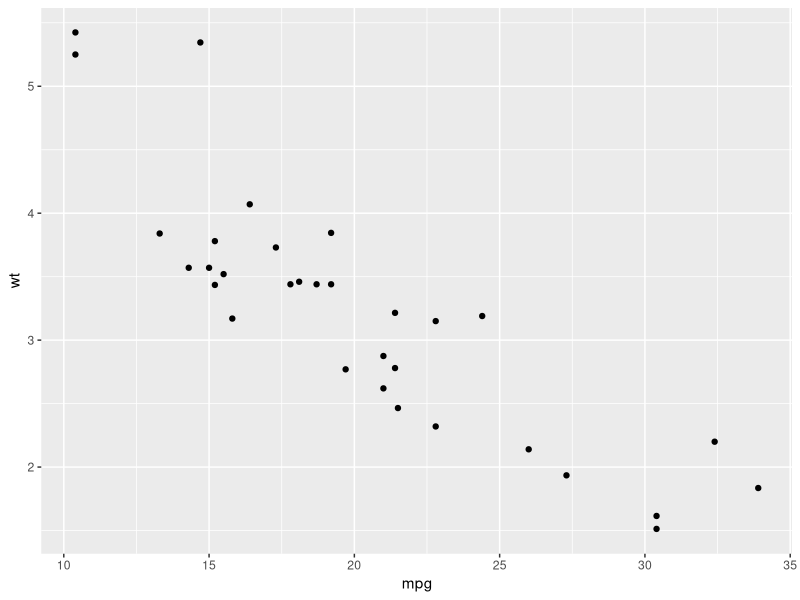
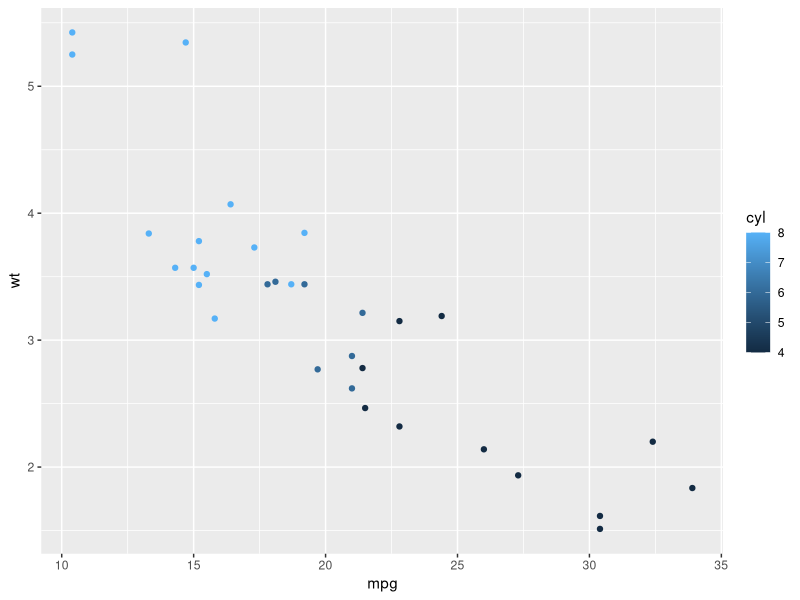
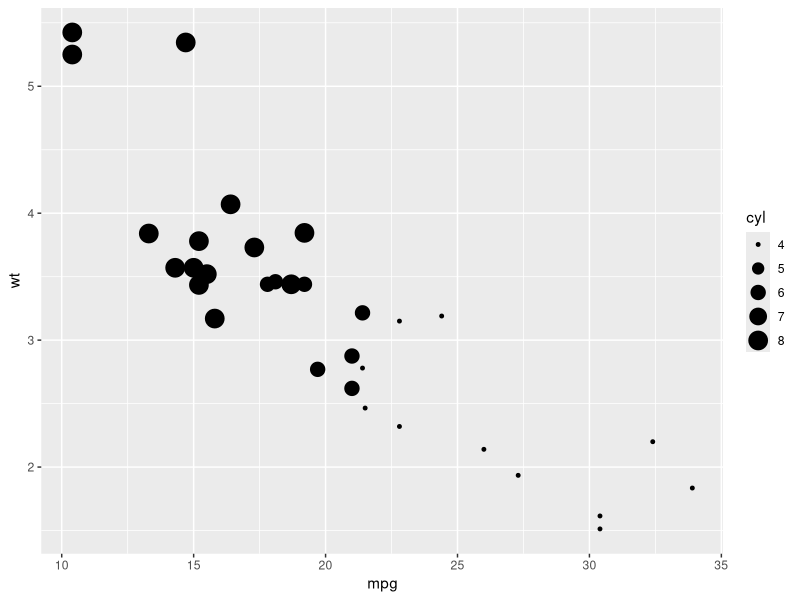
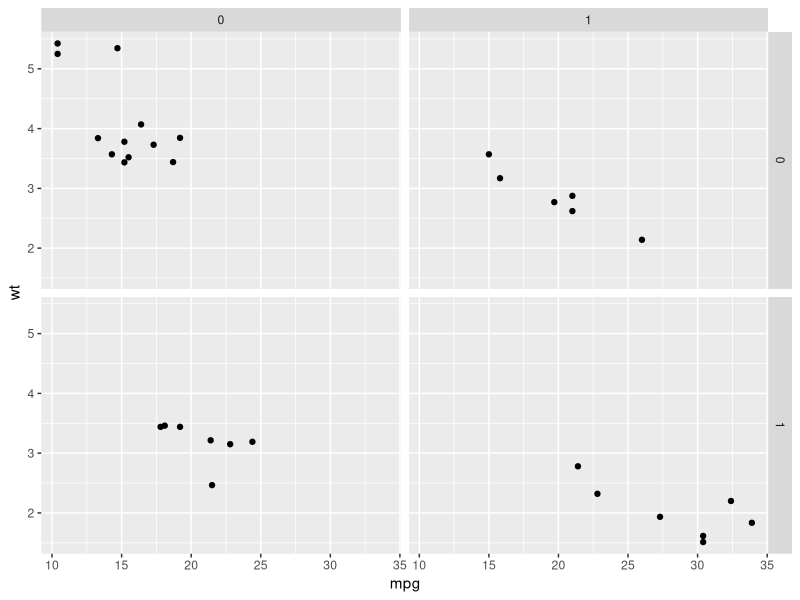
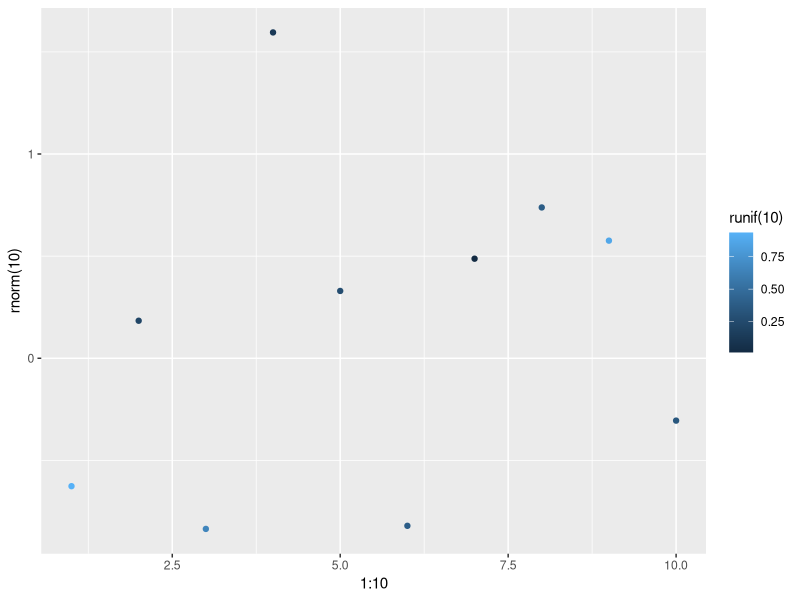
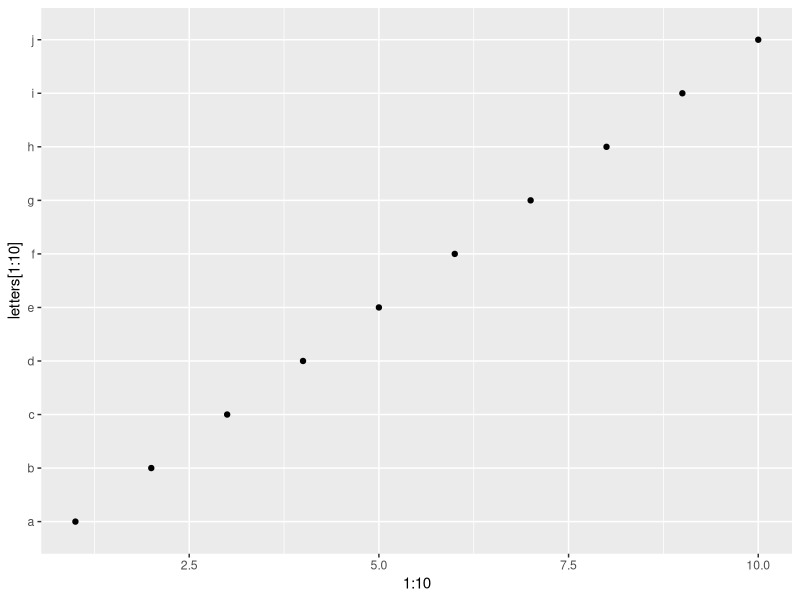
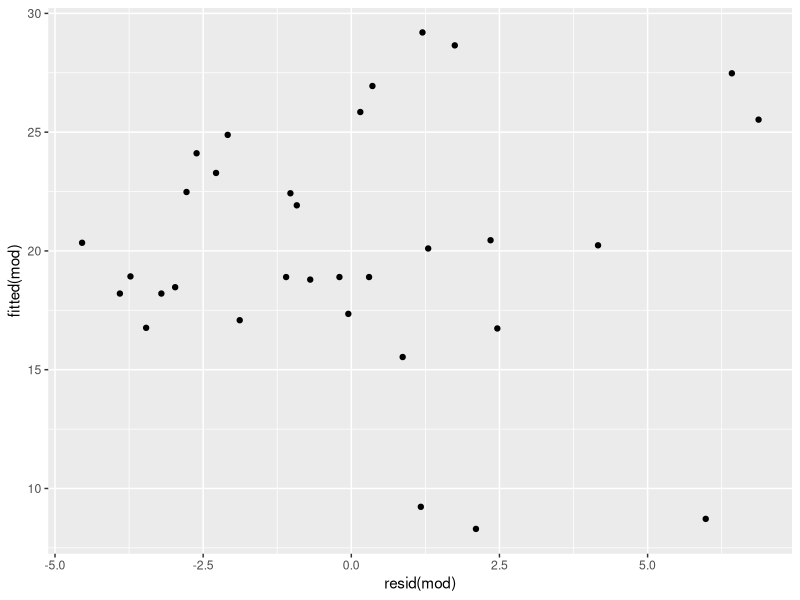
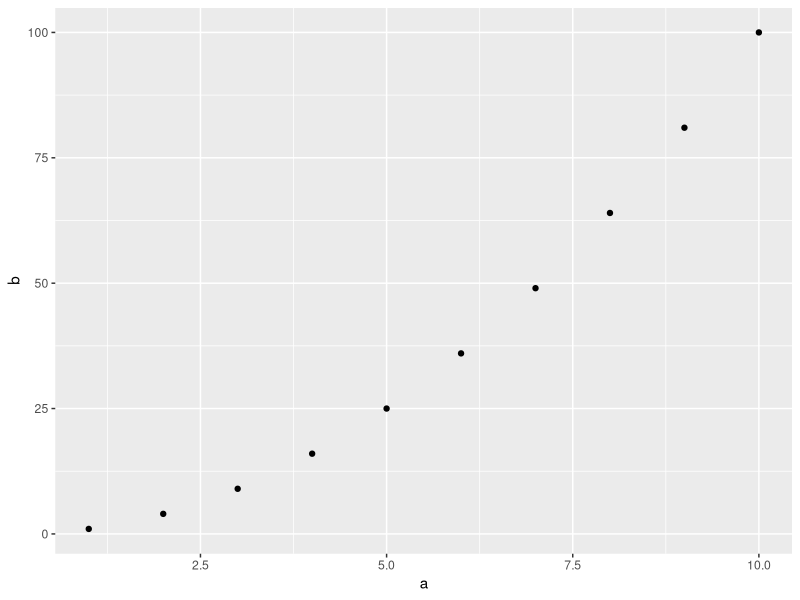

R code for these plots, in order:
# r2py crawler metadata
# package: ggplot2
# source_type: rd_example
# topic: qplot.Rd
# source_file: C:\Users\bened\AppData\Local\R\win-library\4.5\ggplot2\help
# lines: 36

suppressPackageStartupMessages(library(ggplot2))
# Use data from data.frame
qplot(mpg, wt, data = mtcars)
qplot(mpg, wt, data = mtcars, colour = cyl)
qplot(mpg, wt, data = mtcars, size = cyl)
qplot(mpg, wt, data = mtcars, facets = vs ~ am)


set.seed(1)
qplot(1:10, rnorm(10), colour = runif(10))
qplot(1:10, letters[1:10])
mod <- lm(mpg ~ wt, data = mtcars)
qplot(resid(mod), fitted(mod))

f <- function() {
   a <- 1:10
   b <- a ^ 2
   qplot(a, b)
}
f()

# To set aesthetics, wrap in I()
qplot(mpg, wt, data = mtcars, colour = I("red"))

# qplot will attempt to guess what geom you want depending on the input
# both x and y supplied = scatterplot
qplot(mpg, wt, data = mtcars)
# just x supplied = histogram
qplot(mpg, data = mtcars)
# just y supplied = scatterplot, with x = seq_along(y)
qplot(y = mpg, data = mtcars)

# Use different geoms
qplot(mpg, wt, data = mtcars, geom = "path")
qplot(factor(cyl), wt, data = mtcars, geom = c("boxplot", "jitter"))
qplot(mpg, data = mtcars, geom = "dotplot")
